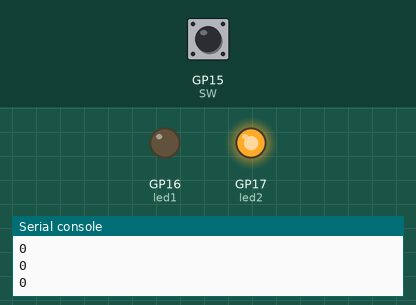
This program was run on a simulated Raspberry Pi Pico running MicroPython. Shown: output pins drawn as LEDs (lit = HIGH), the last lines printed to the serial console. Inputs (shaded band) come from the test bench; at power-on: GP15 (SW) HIGH.

Above: at 1.2 s.
1.3 s: GP15 (SW) pulled LOW for 0.15 s
At 1.4 s:
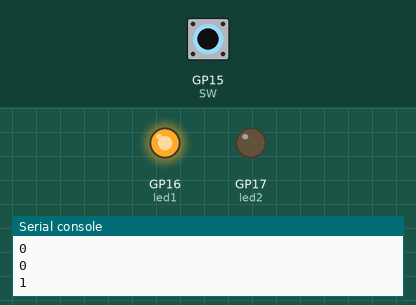
3.0 s: GP15 (SW) pulled LOW for 3.2 s
At 7.2 s:
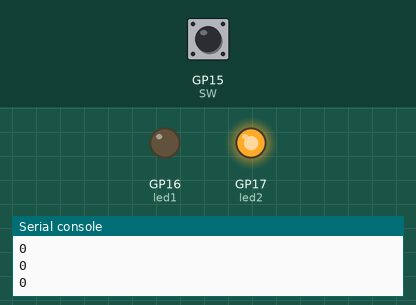
Timing chart, 0 to 8.7 s (numbered marks = the images above; inputs shaded):
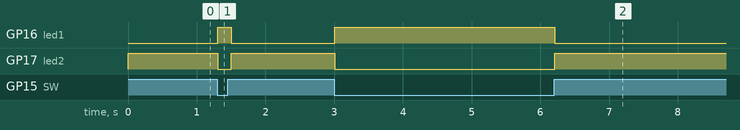

Measured:
- after the input at 1.3 s, GP16 (led1): LOW → HIGH at once, → LOW 0.20 s later; GP17 (led2): HIGH → LOW at once, → HIGH 0.20 s later
- after the input at 3.0 s, GP16 (led1): LOW → HIGH at once, → LOW 3.2 s later; GP17 (led2): HIGH → LOW at once, → HIGH 3.2 s later

The program:

lib_SW.py
```python
"""
 2023/08/22 sw1,0を逆にする
 2023/9/23   タクトスイッチをソフトプルアップとした
"""
import machine
import time

SW   = machine.Pin(15, machine.Pin.IN, machine.Pin.PULL_UP)
led1 = machine.Pin(16, machine.Pin.OUT)
led2 = machine.Pin(17, machine.Pin.OUT)

def SW_read():
    if SW.value() == 1:
        return 0
    if SW.value() == 0:
        return 1

def main():

    while True:
        sense = SW_read()
        if sense == 1:
            led1.on()
            led2.off()
        if sense == 0:
            led2.on()
            led1.off()

        print(sense)
        time.sleep(0.1)

if __name__=='__main__':
    main()
```
